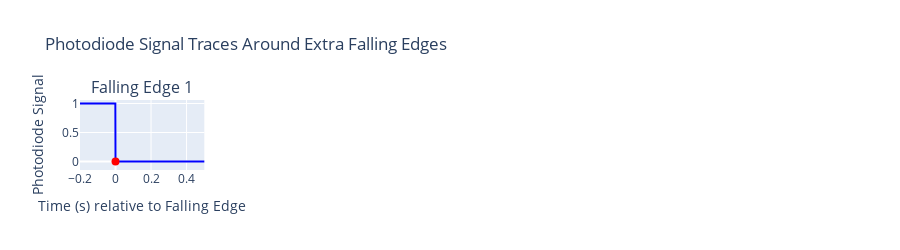

The notebook cell this image was saved under:
### Code cell
#-------------------------------
# load downsampled data and save in dictionary
#-------------------------------
loaded_data = {}  # Dictionary to store loaded data for each path

photometry_tracking_encoder_data = pd.read_parquet(data_path / "photometry_tracking_encoder_data.parquet", engine="pyarrow")
camera_photodiode_data = pd.read_parquet(data_path / "camera_photodiode_data.parquet", engine="pyarrow")
experiment_events = pd.read_parquet(data_path / "experiment_events.parquet", engine="pyarrow")
photometry_info = pd.read_parquet(data_path / "photometry_info.parquet", engine="pyarrow")
session_settings = pd.read_parquet(data_path / "session_settings.parquet", engine="pyarrow")
session_settings["metadata"] = session_settings["metadata"].apply(process.safe_from_json)

print(f"✅ Finished loading all parquet files")

# Calculate time differences between event_name events

event_times = experiment_events[experiment_events["Event"] == event_name].index
if len(event_times) > 1:
    time_diffs = event_times.to_series().diff().dropna().dt.total_seconds()
            # Print the 5 shortest time differences
            # print("5 shortest time differences between events:")
            # print(time_diffs.nsmallest(5))
if (time_diffs < 10).any():
    print(f"⚠️ Warning: Some '{event_name}' events are less than 10 seconds apart. Consider applying a filter to events.")
else:
    print(f"ℹ️ INFO: Found {len(event_times)} events with name '{event_name}' - not enough to calculate differences")

mouse_name = process.check_exp_events(experiment_events, photometry_info, verbose = True)

# Store all loaded data in the dictionary
loaded_data[data_path] = {
    "photometry_tracking_encoder_data": photometry_tracking_encoder_data,
    "camera_photodiode_data": camera_photodiode_data,
    "experiment_events": experiment_events,
    "photometry_info": photometry_info,
    "session_settings": session_settings,
    "mouse_name": mouse_name
    }
#---------------------------------------------------
# create DFs and plot figure if True
#---------------------------------------------------

data_path_variables = {}

print(f"\n--------- Processing analysis for data path {idx}/{len(data_paths)}: {data_path} ---------")

# Load the data from the dictionary
photometry_tracking_encoder_data = loaded_data[data_path]["photometry_tracking_encoder_data"]
camera_photodiode_data = loaded_data[data_path]["camera_photodiode_data"]
experiment_events = loaded_data[data_path]["experiment_events"]
mouse_name = loaded_data[data_path]["mouse_name"]
session_name = f"{mouse_name}_{data_path.name}"  # Assuming session_name is constructed this way
      

df_to_analyze = photometry_tracking_encoder_data["Photodiode_int"] #using downsampled values in common time grid 
#df_to_analyze = camera_photodiode_data["Photodiode"] #use async raw values if needed for troubleshooting, but the nearest indices needs to be found , see couple of lines below

if vestibular_mismatch or event_name == "No halt": #determine halt times based on experiment events 
    photodiode_halts = experiment_events[experiment_events["Event"] == event_name].index.tolist()
    nearest_indices = photometry_tracking_encoder_data.index.get_indexer(photodiode_halts, method='nearest')
    photodiode_halts = photometry_tracking_encoder_data.index[nearest_indices] # as experiment events timestamps are not in the same time grid as downsampled data
    print ("ℹ️ INFO: vestibular MM or 'No halt', no signal in the photodiode, using experiment events for MM times")
    photodiode_delay_min = photodiode_delay_avg = photodiode_delay_max = None

else: #determine exact halt times based on photodiode signal
    photodiode_halts, photodiode_delay_min, photodiode_delay_avg, photodiode_delay_max = process.analyze_photodiode(df_to_analyze, experiment_events, event_name, plot = True)
# nearest_indices = photometry_tracking_encoder_data.index.get_indexer(photodiode_halts, method='nearest')
# photodiode_halts = photometry_tracking_encoder_data.index[nearest_indices]
if plot_fig1:
    process.plot_figure_1(photometry_tracking_encoder_data, session_name, save_path, common_resampled_rate, photodiode_halts, save_figure = True, show_figure = True, downsample_factor=50)
else: 
    print ("ℹ️ INFO: skipping figure 1")
del df_to_analyze
gc.collect()
None

# Store analysis results
data_path_variables[data_path] = {
    "photodiode_halts": photodiode_halts,
    "photodiode_delay_min": photodiode_delay_min,
    "photodiode_delay_avg": photodiode_delay_avg,
    "photodiode_delay_max": photodiode_delay_max,
    "session_name": session_name
}
# Define the selected indices
#selected_indices = [0, 1, 11, 16]
selected_indices = list(range(len(photodiode_halts)))

print(f"\n✅ Finished analyzing all {len(data_path_variables)} successfully processed data paths")

#---------------------------------------------------
# Create aligned data and plot comprehensive figures for each data path
#---------------------------------------------------

print(f"Using time window: {time_window_start}s to {time_window_end}s relative to halt")


# Extract data
data = loaded_data[data_path]
vars_ = data_path_variables[data_path]
        
df = data["photometry_tracking_encoder_data"]
halts = vars_["photodiode_halts"]
        
session_name = vars_.get("session_name")
if not session_name:
    mouse_name = data.get("mouse_name", "unknown_mouse")
    session_name = f"{mouse_name}_{data_path.stem}"
    print(f"⚠️ No session_name found, using: {session_name}")

event_name = event_name
print(f"Aligning {len(halts)} events for session '{session_name}'")

    # Align data to each halt event
aligned_data = []
for i, halt_time in enumerate(halts):
    window = df.loc[
        (df.index >= halt_time + pd.Timedelta(seconds=time_window_start)) &
        (df.index <= halt_time + pd.Timedelta(seconds=time_window_end))
    ].copy()

    if window.empty:
        print(f"⚠️ No data in window around halt {halt_time}")
        continue
    window["Time (s)"] = (window.index - halt_time).total_seconds()
    window["Halt Time"] = halt_time
    aligned_data.append(window)

if not aligned_data:
    print(f"⚠️ No aligned data generated for {session_name}, skipping")

aligned_df = pd.concat(aligned_data, ignore_index=True)

# Save CSV in same folder as data
aligned_dir = data_path.parent / "aligned_data"
aligned_dir.mkdir(exist_ok=True)

aligned_file = aligned_dir / f"{session_name}_{event_name}_aligned.csv"
aligned_df.to_csv(aligned_file, index=False)
print(f"✅ Saved aligned data to {aligned_file}")

# Compute mean and standard error of the mean (SEM)
mean_df = aligned_df.groupby("Time (s)").mean()
sem_df = aligned_df.groupby("Time (s)").sem()  

# Create figure for the two plots
fig, axes = plt.subplots(1, 2, figsize=(14, 6), sharex=True)

## Plot 1: Individual Traces
ax1 = axes[0]
for halt in aligned_df["Halt Time"].unique():
    subset = aligned_df[aligned_df["Halt Time"] == halt]
    ax1.plot(subset["Time (s)"], subset["Photodiode_int"], color='grey', alpha=0.5)

ax1.set_title('Photodiode, z_470, and z_560')
ax1.set_xlabel("Time (s)")
ax1.set_ylabel("Photodiode")

ax1_2 = ax1.twinx()
for halt in aligned_df["Halt Time"].unique():
    subset = aligned_df[aligned_df["Halt Time"] == halt]
    ax1_2.plot(subset["Time (s)"], subset["z_470"], color='green', alpha=0.5)
    ax1_2.plot(subset["Time (s)"], subset["z_560"], color='red', alpha=0.5)

ax1_2.set_ylabel("Fluorescence (z-score)", color='green')

## Plot 2: Mean + SEM
ax2 = axes[1]
ax2.plot(mean_df.index, mean_df["Photodiode_int"], color='grey')
ax2.fill_between(mean_df.index, mean_df["Photodiode_int"] - sem_df["Photodiode_int"],
                         mean_df["Photodiode_int"] + sem_df["Photodiode_int"], color='grey', alpha=0.2)
ax2.set_xlabel("Time (s)")
ax2.set_ylabel("Photodiode")
ax2.set_title("Mean & SEM")

ax2_2 = ax2.twinx()
ax2_2.plot(mean_df.index, mean_df["z_470"], color='green')
ax2_2.fill_between(mean_df.index, mean_df["z_470"] - sem_df["z_470"], 
                           mean_df["z_470"] + sem_df["z_470"], color='green', alpha=0.2)

ax2_2.plot(mean_df.index, mean_df["z_560"], color='red')
ax2_2.fill_between(mean_df.index, mean_df["z_560"] - sem_df["z_560"], 
                           mean_df["z_560"] + sem_df["z_560"], color='red', alpha=0.2)

ax2_2.set_ylabel("Fluorescence (z-score)", color='green')

# Save figure in same folder as data
fig.suptitle(f"{session_name} - {event_name}")
fig.tight_layout()
figure_file = data_path.parent / f"{session_name}_{event_name}.pdf"
fig.savefig(figure_file, dpi=300)
plt.close(fig)
print(f"✅ Saved figure to {figure_file}")


print("\n✅ Finished all data paths.")

#-------------------------------
# Baseline correction and plotting
#-------------------------------

# Perform baseline correction
baseline_start, baseline_end = baseline_window
baseline_data = aligned_df[
    (aligned_df["Time (s)"] >= baseline_start) & 
    (aligned_df["Time (s)"] <= baseline_end)
]

# Compute baseline mean for each signal
baseline_means = baseline_data.groupby("Halt Time").mean()

# Subtract baseline mean from each signal
aligned_df["Photodiode_int_Baseline"] = aligned_df["Photodiode_int"] - aligned_df["Halt Time"].map(baseline_means["Photodiode_int"])
aligned_df["z_470_Baseline"] = aligned_df["z_470"] - aligned_df["Halt Time"].map(baseline_means["z_470"])
aligned_df["z_560_Baseline"] = aligned_df["z_560"] - aligned_df["Halt Time"].map(baseline_means["z_560"])

# Compute mean and SEM for baseline-corrected signals
mean_baseline_df = aligned_df.groupby("Time (s)").mean()
sem_baseline_df = aligned_df.groupby("Time (s)").sem()

# Plot baseline-corrected signals
fig, ax = plt.subplots(figsize=(14, 6))

# Plot Photodiode signal
ax.plot(mean_baseline_df.index, mean_baseline_df["Photodiode_int_Baseline"], color='grey', alpha=0.8)
ax.fill_between(mean_baseline_df.index, 
                mean_baseline_df["Photodiode_int_Baseline"] - sem_baseline_df["Photodiode_int_Baseline"], 
                mean_baseline_df["Photodiode_int_Baseline"] + sem_baseline_df["Photodiode_int_Baseline"], 
                color='grey', alpha=0.2)

ax.set_xlabel('Time (s) relative to halt')
ax.set_ylabel('Photodiode (Baseline Corrected)', color='grey')
ax.set_title(f'Baselined Mean & SEM of All Signals - {session_name}')

# Fluorescence signals (z_470 and z_560)
ax2 = ax.twinx()
ax2.plot(mean_baseline_df.index, mean_baseline_df["z_470_Baseline"], color='green', linestyle='-', alpha=0.8)
ax2.fill_between(mean_baseline_df.index, 
                 mean_baseline_df["z_470_Baseline"] - sem_baseline_df["z_470_Baseline"], 
                 mean_baseline_df["z_470_Baseline"] + sem_baseline_df["z_470_Baseline"], 
                 color='green', alpha=0.2)
ax2.plot(mean_baseline_df.index, mean_baseline_df["z_560_Baseline"], color='red', linestyle='-', alpha=0.8)
ax2.fill_between(mean_baseline_df.index, 
                 mean_baseline_df["z_560_Baseline"] - sem_baseline_df["z_560_Baseline"], 
                 mean_baseline_df["z_560_Baseline"] + sem_baseline_df["z_560_Baseline"], 
                 color='red', alpha=0.2)
ax2.set_ylabel('Fluorescence (z-score, Baseline Corrected)', color='green')

# Adjust layout and save the figure
fig.tight_layout()
baseline_figure_file = aligned_dir / f"{session_name}_{event_name}_baseline_corrected.pdf"
fig.savefig(baseline_figure_file, dpi=300)
plt.close(fig)
print(f"✅ Saved baseline-corrected figure to {baseline_figure_file}")

### Figure 1 — Plotly figure (JSON) as saved in the notebook; plotly's stock layout.template omitted (floating-point values rounded to 4 significant figures; data arrays with more than 128 entries replaced by an {"elided": "..."} marker saying what was removed)
{"data": [{"line": {"color": "blue"}, "mode": "lines", "name": "Trace 1", "type": "scatter", "x": {"elided": "6001 float values"}, "xaxis": "x", "y": {"elided": "6001 int values"}, "yaxis": "y"}, {"marker": {"color": "red", "size": 8}, "mode": "markers", "name": "Falling Edge", "type": "scatter", "x": [0], "xaxis": "x", "y": [0], "yaxis": "y"}], "layout": {"annotations": [{"font": {"size": 16}, "showarrow": false, "text": "Falling Edge 1", "x": 0.084, "xanchor": "center", "xref": "paper", "y": 1, "yanchor": "bottom", "yref": "paper"}], "height": 250, "showlegend": false, "title": {"text": "Photodiode Signal Traces Around Extra Falling Edges"}, "xaxis": {"anchor": "y", "domain": [0, 0.168], "range": [-0.2, 0.5], "title": {"text": "Time (s) relative to Falling Edge"}}, "xaxis2": {"anchor": "y2", "domain": [0.208, 0.376], "range": [-0.2, 0.5]}, "xaxis3": {"anchor": "y3", "domain": [0.416, 0.584], "range": [-0.2, 0.5]}, "xaxis4": {"anchor": "y4", "domain": [0.624, 0.792], "range": [-0.2, 0.5]}, "xaxis5": {"anchor": "y5", "domain": [0.832, 1], "range": [-0.2, 0.5]}, "yaxis": {"anchor": "x", "domain": [0, 1], "title": {"text": "Photodiode Signal"}}, "yaxis2": {"anchor": "x2", "domain": [0, 1], "matches": "y", "showticklabels": false}, "yaxis3": {"anchor": "x3", "domain": [0, 1], "matches": "y", "showticklabels": false}, "yaxis4": {"anchor": "x4", "domain": [0, 1], "matches": "y", "showticklabels": false}, "yaxis5": {"anchor": "x5", "domain": [0, 1], "matches": "y", "showticklabels": false}}}
